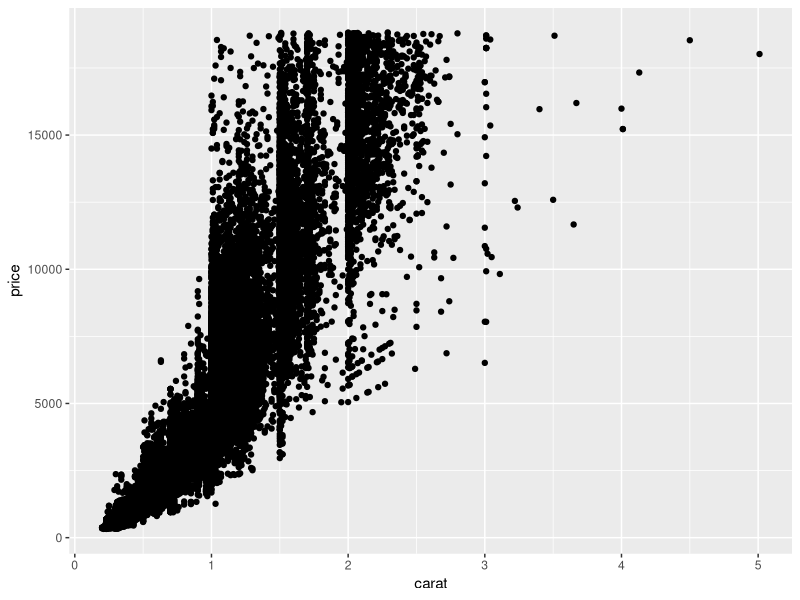
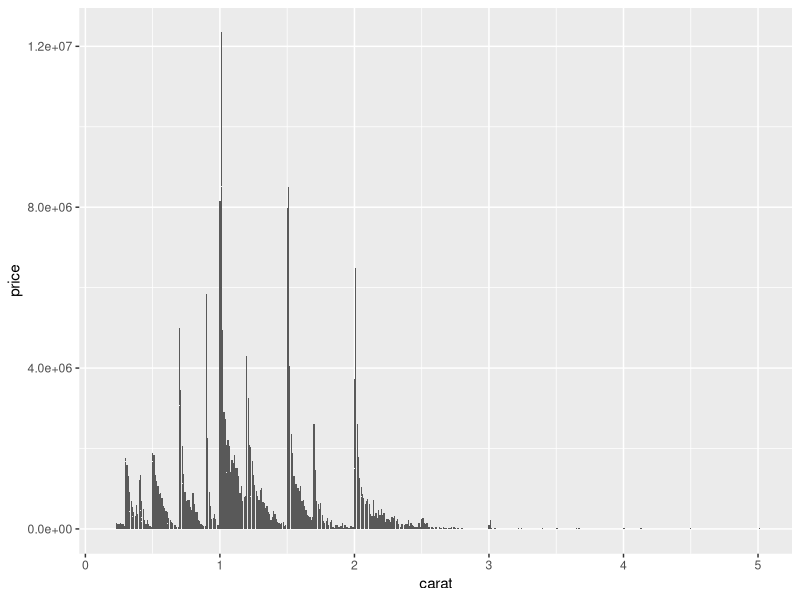
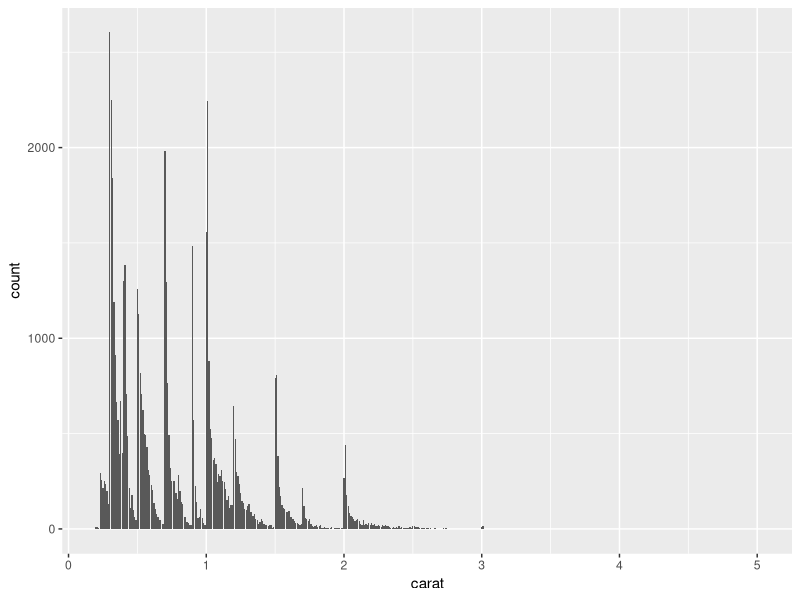
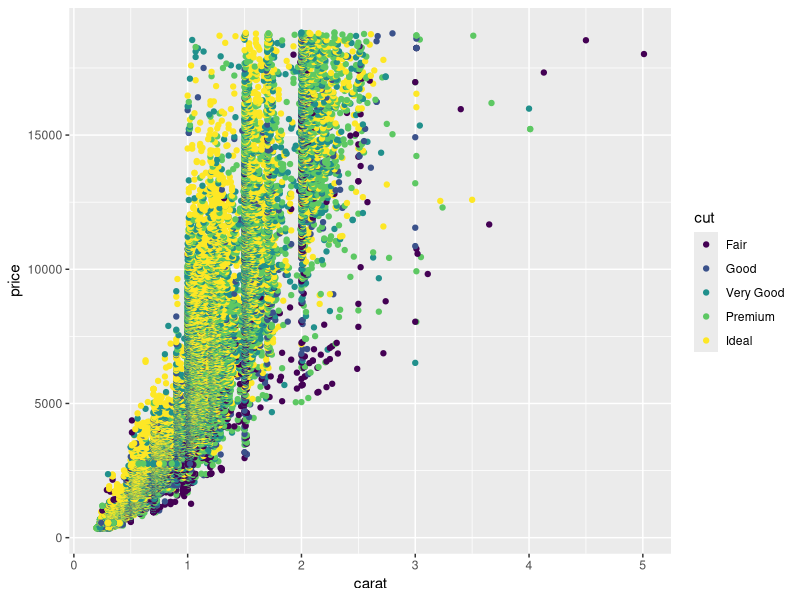
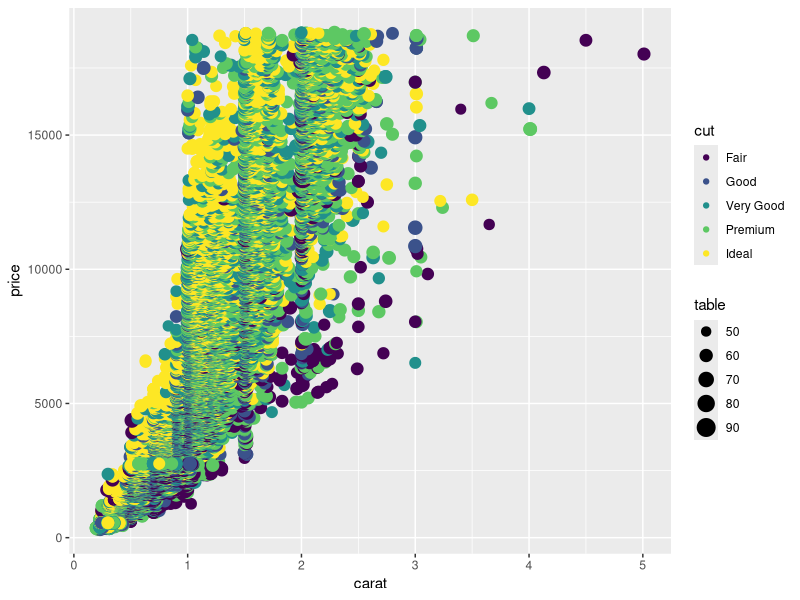
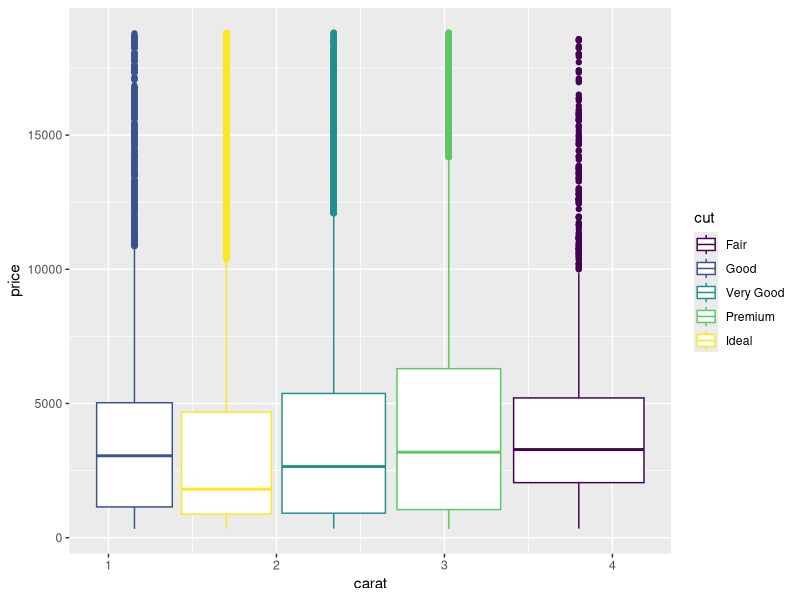
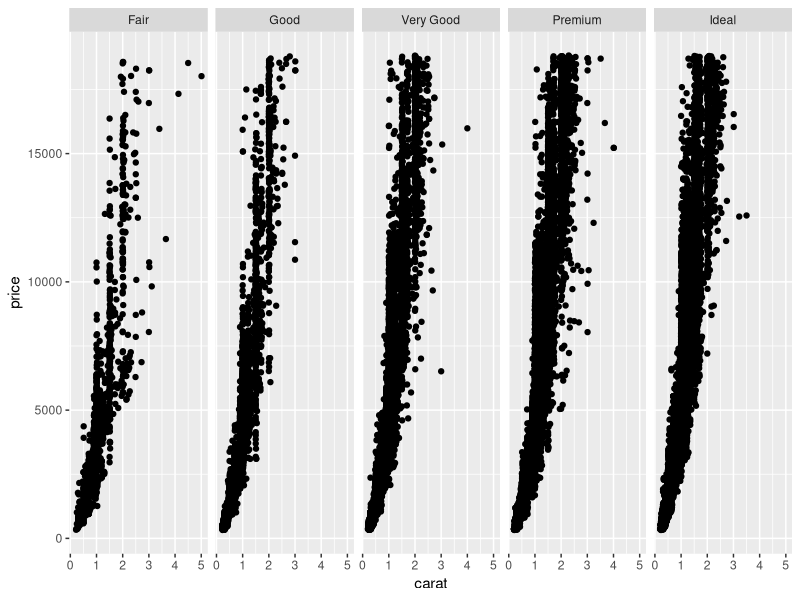
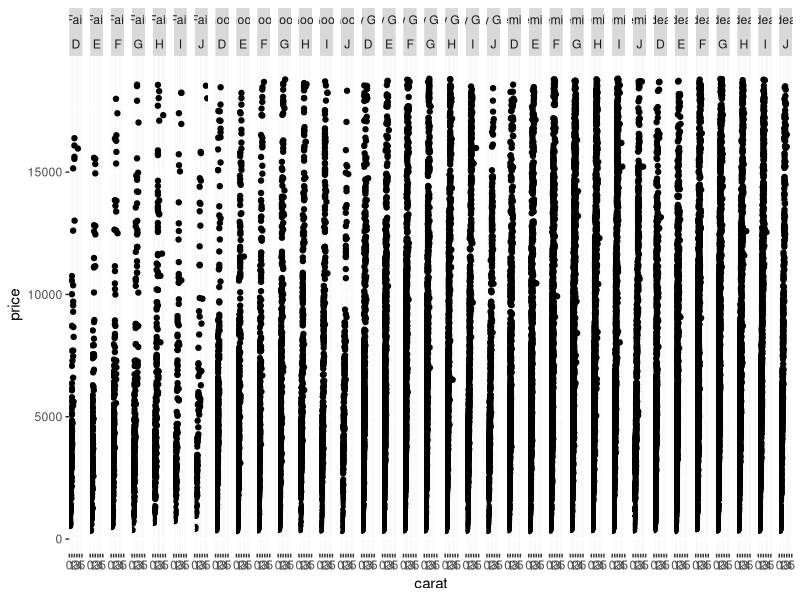

These figures' R source, in order:
library(dplyr)
library(ggplot2)

# 순서
# 1. Data: 시각화에 사용될 데이터
# 2. Aesthetics: 데이터를 나타내는 시각적인 요소(x축, y축, 사이즈, 색깔, 모양 등)
# 3. Geometrics: 데이터를 나타내는 도형
# 4. Facets: 하위 집합으로 분할하여 시각화
# 5. Statistics: 통계값을 표현
# 6. Coordinates: 데이터를 표현 할 이차원 좌표계
# 7. Theme: 그래프를 꾸밈

data(diamonds)
head(diamonds)

# carat별 price를 산점도로.
diamonds %>% 
  ggplot(aes(x=carat, y=price)) +  # Aesthetics
  geom_point() # Geometrics

# carat 별 price를, bar graph로
diamonds %>% 
  ggplot(aes(x=carat, y=price)) +  # Aesthetics
  geom_bar(stat = 'identity') # Geometrics

# carat 별 count를, bar graph로.
diamonds %>% 
  ggplot(aes(x=carat)) +  # Aesthetics
  geom_bar(stat = 'count') # Geometrics

# carat별 price를, 색이 cut인 산점도로.
diamonds %>% 
  ggplot(aes(x=carat, y=price)) +  # Aesthetics
  geom_point(aes(color=cut)) # Geometrics

# carat별 price를, 색이 cut이고 size가 table인 산점도로.
diamonds %>% 
  ggplot(aes(x=carat, y=price)) +  # Aesthetics
  geom_point(aes(color=cut, size=table)) # Geometrics


# carat별 price를, group이 cut인 boxplot으로
diamonds %>% 
  ggplot(aes(x=carat, y=price)) +  # Aesthetics
  geom_boxplot(aes(group=cut, color=cut)) # Geometrics

# carat별 price를, 산점도로, cut별로 가로로 세분화.
diamonds %>% 
  ggplot(aes(x=carat, y=price)) +  # Aesthetics
  geom_point() + # Geometrics
  facet_grid(~cut)
  
# carat별 price를, 산점도로, cut과 color로 가로로 세분화
diamonds %>% 
  ggplot(aes(x=carat, y=price)) +  # Aesthetics
  geom_point() + # Geometrics
  facet_grid(~cut + color)

# carat별 price를, 산점도로, cut별로 가로세로 세분화
diamonds %>% 
  ggplot(aes(x=carat, y=price)) +  # Aesthetics
  geom_point() + # Geometrics
  facet_wrap(~cut)

# cut별 carat을, y축이 평균값인 bar graph로.
# 1안
diamonds %>% 
  ggplot(aes(x=cut, y=carat)) +  # Aesthetics
  stat_summary_bin(fun='mean', geom='bar')

# 2안
diamonds %>% 
  group_by(cut) %>% 
  summarise(carat_mean = mean(carat)) %>% 
  ggplot(aes(x=cut, y=carat_mean, fill=cut)) + 
  geom_bar(stat="identity")
  

# cut별 price를, y축이 평균값인 bar graph로.
diamonds %>% 
  ggplot(aes(x=cut, y=price)) +  # Aesthetics
  stat_summary_bin(fun='mean', geom='bar')


# carat별 price를, color가 cut인 산점도로, x축은 0~3, y축은 0~20000
diamonds %>% 
  ggplot(aes(x=carat, y=price)) +  # Aesthetics
  geom_point(aes(color=cut)) + # Geometrics
  coord_cartesian(xlim=c(0, 3), ylim=c(0, 20000))


# carat별 price를, group이 cut인 boxplot으로, 90도 돌려서표현.
diamonds %>% 
  ggplot(aes(x=carat, y=price)) +  # Aesthetics
  geom_boxplot(aes(group=cut)) +
  coord_flip()

# carat별 price를, color가 cut인 산점도,배경은흰색, title은'carat과 price의 관계' x축은'carat'y축은'price', legend는 아래로, y축값에'$'와천원단위로','추가해서시각화.
diamonds %>% 
  ggplot(aes(x=carat, y=price)) +  # Aesthetics
  geom_point(aes(color=cut)) +
  theme_bw() +
  labs(title="carat과 price의 관계", x="carat", y="price") +
  theme(legend.position = 'bottom') + # 'none' : legend 없앰
  scale_y_continuous(
    labels = function(x)
      paste0('$', format(x, big.mark=','))
  )
  
# ==================================================

# carat별 price를 산점도로.
ggplot(data=diamonds, aes(x=carat, y=price)) + 
  geom_point()

# carat 별 price를, bar graph로
diamonds %>% 
  ggplot(aes(x = carat, y = price)) +
  geom_bar(stat = 'identity')
# carat 별 count를, bar graph로.
diamonds %>% 
  ggplot(aes(x = carat)) +
  geom_bar()

# carat별 price를, 색이 cut인 산점도로.
diamonds %>% 
  ggplot(aes(x = carat, y = price)) +
  geom_point(aes(color = cut))

# carat별 price를, 색이 cut이고 size가 table인 산점도로.
diamonds %>% 
  ggplot(aes(x = carat, y = price)) +
  geom_point(aes(color = cut, size = table))

# box plot, catat 별 price, 단 cut 을 group으로 묶음.
# carat별 price를, group이 cut인 boxplot으로
diamonds %>% 
  ggplot(aes(x = carat, y = price)) +
  geom_boxplot(aes(group = cut))

# 4. Facets
# cut 별로 가로축으로 분리
# carat별 price를, 산점도로, cut별로 가로로 세분화.
diamonds %>% 
  ggplot(aes(x = carat, y = price)) +
  geom_point() +
  facet_grid(.~ cut)

# cut, color 별로 가로축으로 분리
# carat별 price를, 산점도로, cut과 color로 가로로 세분화
diamonds %>% 
  ggplot(aes(x = carat, y = price)) +
  geom_point() +
  facet_grid(.~ cut+color)

# carat별 price를, 산점도로, cut별로 가로세로 세분화
diamonds %>% 
  ggplot(aes(x = carat, y = price)) +
  geom_point() +
  facet_wrap(.~ cut)

# 5. Statistics
# cut별 carat을, y축이 평균값인 bar graph로.
diamonds %>% 
  ggplot(aes(x = cut, y = carat)) +
  stat_summary_bin(fun = 'mean', geom = 'bar')

# cut별 price를, y축이 평균값인 bar graph로.
diamonds %>% 
  ggplot(aes(x = cut, y = price)) +
  stat_summary_bin(fun = 'mean', geom = 'bar')

# 6. Coordinates (좌표)
# x축 0~3, y축 0~20000까지 표시
# carat별 price를, color가 cut인 산점도로, x축은 0~3, y축은 0~20000
diamonds %>% 
  ggplot(aes(x= carat, y = price)) +
  geom_point(aes(color=cut)) +
  coord_cartesian(xlim = c(0, 3), ylim = c(0, 20000))

# carat별 price를, group이 cut인 boxplot으로, 90도 돌려서표현.
diamonds %>% 
  ggplot(aes(x = carat, y = price)) +
  geom_boxplot(aes(group = cut)) +
  coord_flip()

# 7. Theme
# carat별 price를, color가 cut인 산점도로,
# 배경은 흰색,
# title은 'carat과 price의 관계, x축은 'carat', y축은 'price'
# legend는 아래로, 패널의 grid는 없애고,
# y축값에 '$'와 천원단위로 ',' 추가해서 시각화.
diamonds %>% 
  ggplot(aes(x = carat, y = price)) +
  geom_point(aes(color = cut)) +
  theme_bw() +
  labs(title = 'carat과 price의 관계',
       x = 'carat', y = 'price') +
  theme(legend.position = 'bottom',
        panel.grid.major.x = element_blank(),
        panel.grid.minor.x = element_blank(),
        panel.grid.major.y = element_blank(),
        panel.grid.minor.y = element_blank()
        # legend를 아래로, 그리고 사각형 grid 제거
  ) +
  scale_y_continuous(
    labels = function(x) {
      paste0('$', format(x, big.mark = ','))
      # y축에 천원단위로 콤마(,)추가, '$'표시와 합쳐서표현
    }
  )
